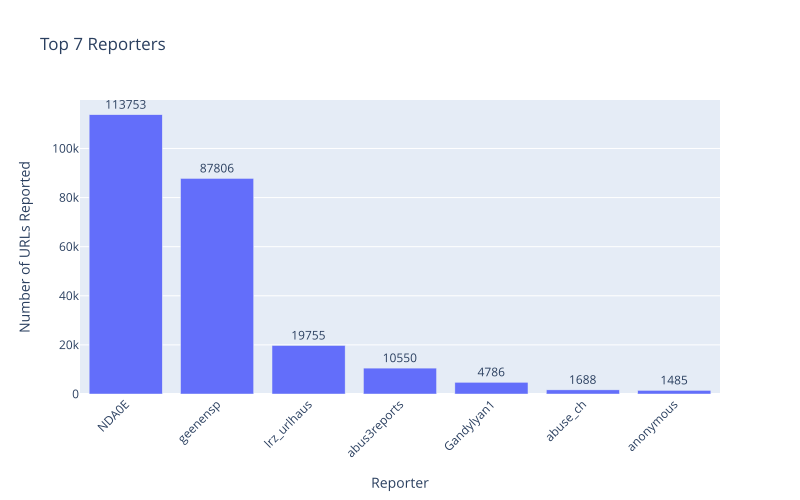

Source code (Python):
# %%
import pandas as pd
import plotly.express as px
import plotly.io as pio

# Load the dataset
data = pd.read_csv('dataset.csv', skiprows=8)

# %%
# Top reporters
number = 7
top_reporters = data['reporter'].value_counts().head(number)

# %% [markdown]
# # Bar Graph

# %%
# Create a bar chart
fig = px.bar(
    x=top_reporters.index,
    y=top_reporters.values,
    title=f'Top {number} Reporters',
    labels={'x': 'Reporter', 'y': 'Number of URLs Reported'}
)

# Update layout for better readability
fig.update_layout(
    xaxis_title='Reporter',
    yaxis_title='Number of URLs Reported',
    xaxis_tickangle=-45,
    yaxis_showgrid=True,
    width=800
)

# Show the plot
fig.show()

# %%
fig.write_image('top_reporters.svg')

# %% [markdown]
# # Pie Chart

# %%
fig = px.pie(
    values=top_reporters.values,
    names=top_reporters.index,
    title=f'Top {number} Reporters Distribution',
    hole=0,  # Use this parameter to make it a donut chart if desired
)

fig.update_layout(width=500)

fig.show()

# %%
fig.write_image('top_reporters_pie.svg')

# %%
